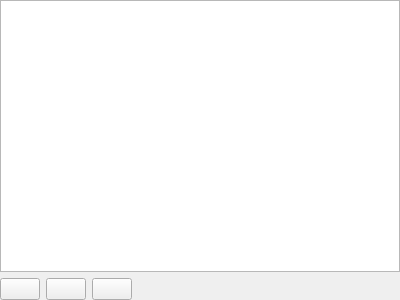
<?xml version="1.0" encoding="UTF-8"?>
<ui version="4.0">
 <class>RuleBasedLabelingWidget</class>
 <widget class="QWidget" name="RuleBasedLabelingWidget">
  <property name="geometry">
   <rect>
    <x>0</x>
    <y>0</y>
    <width>400</width>
    <height>300</height>
   </rect>
  </property>
  <layout class="QVBoxLayout" name="verticalLayout">
   <property name="leftMargin">
    <number>0</number>
   </property>
   <property name="topMargin">
    <number>0</number>
   </property>
   <property name="rightMargin">
    <number>0</number>
   </property>
   <property name="bottomMargin">
    <number>0</number>
   </property>
   <item>
    <widget class="QTreeView" name="viewRules">
     <property name="contextMenuPolicy">
      <enum>Qt::ActionsContextMenu</enum>
     </property>
     <property name="acceptDrops">
      <bool>true</bool>
     </property>
     <property name="editTriggers">
      <set>QAbstractItemView::EditKeyPressed|QAbstractItemView::SelectedClicked</set>
     </property>
     <property name="dragEnabled">
      <bool>true</bool>
     </property>
     <property name="dragDropMode">
      <enum>QAbstractItemView::InternalMove</enum>
     </property>
     <property name="selectionMode">
      <enum>QAbstractItemView::ExtendedSelection</enum>
     </property>
     <property name="allColumnsShowFocus">
      <bool>true</bool>
     </property>
     <attribute name="headerMinimumSectionSize">
      <number>100</number>
     </attribute>
    </widget>
   </item>
   <item>
    <layout class="QHBoxLayout" name="horizontalLayout">
     <item>
      <widget class="QPushButton" name="btnAddRule">
       <property name="toolTip">
        <string>Add rule</string>
       </property>
       <property name="text">
        <string/>
       </property>
       <property name="icon">
        <iconset>
         <normaloff>:/images/themes/default/symbologyAdd.svg</normaloff>:/images/themes/default/symbologyAdd.svg</iconset>
       </property>
      </widget>
     </item>
     <item>
      <widget class="QPushButton" name="btnEditRule">
       <property name="toolTip">
        <string>Edit rule</string>
       </property>
       <property name="text">
        <string/>
       </property>
       <property name="icon">
        <iconset>
         <normaloff>:/images/themes/default/symbologyEdit.png</normaloff>:/images/themes/default/symbologyEdit.png</iconset>
       </property>
      </widget>
     </item>
     <item>
      <widget class="QPushButton" name="btnRemoveRule">
       <property name="toolTip">
        <string>Remove rule</string>
       </property>
       <property name="text">
        <string/>
       </property>
       <property name="icon">
        <iconset>
         <normaloff>:/images/themes/default/symbologyRemove.svg</normaloff>:/images/themes/default/symbologyRemove.svg</iconset>
       </property>
      </widget>
     </item>
     <item>
      <spacer name="horizontalSpacer">
       <property name="orientation">
        <enum>Qt::Horizontal</enum>
       </property>
       <property name="sizeHint" stdset="0">
        <size>
         <width>40</width>
         <height>20</height>
        </size>
       </property>
      </spacer>
     </item>
    </layout>
   </item>
  </layout>
 </widget>
 <resources>
  <include location="../../images/images.qrc"/>
 </resources>
 <connections/>
</ui>
